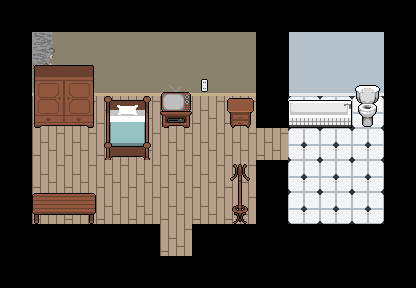

This game map was drawn from its Tiled (.tmx) file and the tilesets committed beside it. A one-line description and the full map source follow:
An orthogonal 13x9 tile map with 32x32 px tiles, 3 tile layers (podloga, sciany, meble), 2 tilesets and 21 objects.

<map version="1.0" tiledversion="1.0.3" orientation="orthogonal" renderorder="right-down" width="13" height="9" tilewidth="32" tileheight="32" nextobjectid="31">
 <tileset firstgid="1" source="niu tairu setto.tsx" />
 <tileset firstgid="67" source="meble.tsx" />
 <layer name="podloga" width="13" height="9">
  <data encoding="csv">
30,30,30,30,30,30,30,30,30,30,30,30,30,
30,30,30,30,30,8,8,8,19,8,8,8,30,
30,8,8,8,8,8,8,8,19,8,8,8,30,
30,27,27,27,27,27,27,27,19,31,31,31,30,
30,27,27,27,27,27,27,27,27,31,31,31,30,
30,27,27,27,27,27,27,27,30,31,31,31,30,
30,27,27,27,27,27,27,27,30,31,31,31,30,
30,30,30,30,52,30,30,30,30,30,30,30,30,
30,30,30,30,30,30,30,30,30,30,30,30,30
</data>
 </layer>
 <layer name="sciany" width="13" height="9">
  <data encoding="csv">
0,0,0,0,0,0,0,0,0,0,0,0,0,
0,1,2,2,2,2,2,2,0,9,10,11,0,
0,12,18,18,18,18,17,18,0,20,21,22,0,
0,0,0,0,0,0,0,0,0,0,0,0,0,
0,0,0,0,0,0,0,0,0,0,0,0,0,
0,0,0,0,0,0,0,0,0,0,0,0,0,
0,0,0,0,0,0,0,0,0,0,0,0,0,
0,0,0,0,30,37,30,0,0,0,0,0,0,
0,0,0,0,0,0,0,0,0,0,0,0,0
</data>
 </layer>
 <layer name="meble" width="13" height="9">
  <data encoding="csv">
0,0,0,0,0,0,0,0,0,0,0,0,0,
0,0,0,0,0,0,0,0,0,0,0,0,0,
0,69,70,0,0,67,0,0,0,0,0,89,0,
0,78,79,72,73,76,0,71,0,85,86,98,0,
0,0,0,81,82,0,0,0,0,0,0,0,0,
0,0,0,0,0,0,0,68,0,0,0,0,0,
0,96,97,0,0,0,0,77,0,0,0,0,0,
0,0,0,0,0,0,0,0,0,0,0,0,0,
0,0,0,0,0,0,0,0,0,0,0,0,0
</data>
 </layer>
 <objectgroup name="statiksy">
  <object id="1" x="0" y="0" width="416" height="32" />
  <object id="3" x="256" y="32" width="32" height="64" />
  <object id="4" x="256" y="192" width="32" height="32" />
  <object id="5" x="0" y="244.5" width="416" height="43.5" />
  <object id="6" x="0" y="32" width="32" height="192" />
  <object id="7" x="384" y="32" width="32" height="192" />
  <object id="8" x="256.182" y="96" width="32.5455" height="28.3636" />
  <object id="9" x="256.182" y="164.455" width="32" height="30.3636" />
  <object id="10" x="158" y="94" width="32" height="32" />
  <object id="11" x="32" y="60" width="64" height="64" />
  <object id="12" x="96" y="93" width="64" height="64" />
  <object id="13" x="31" y="193" width="64" height="32" />
  <object id="14" x="224" y="164" width="32" height="64" />
  <object id="15" x="227" y="92.5" width="32" height="32" />
  <object id="16" x="288" y="92" width="64" height="32" />
  <object id="17" x="352" y="93" width="32" height="32" />
  <object id="23" x="32" y="32" width="224" height="64" />
  <object id="27" x="-10" y="223" width="162.5" height="24" />
  <object id="28" x="203.75" y="222.5" width="211" height="24" />
 </objectgroup>
 <objectgroup name="spawn">
  <object id="21" x="161.5" y="169" width="32" height="32" />
 </objectgroup>
 <objectgroup name="dzwi">
  <object id="30" x="172" y="240" width="12.5" height="14" />
 </objectgroup>
</map>
